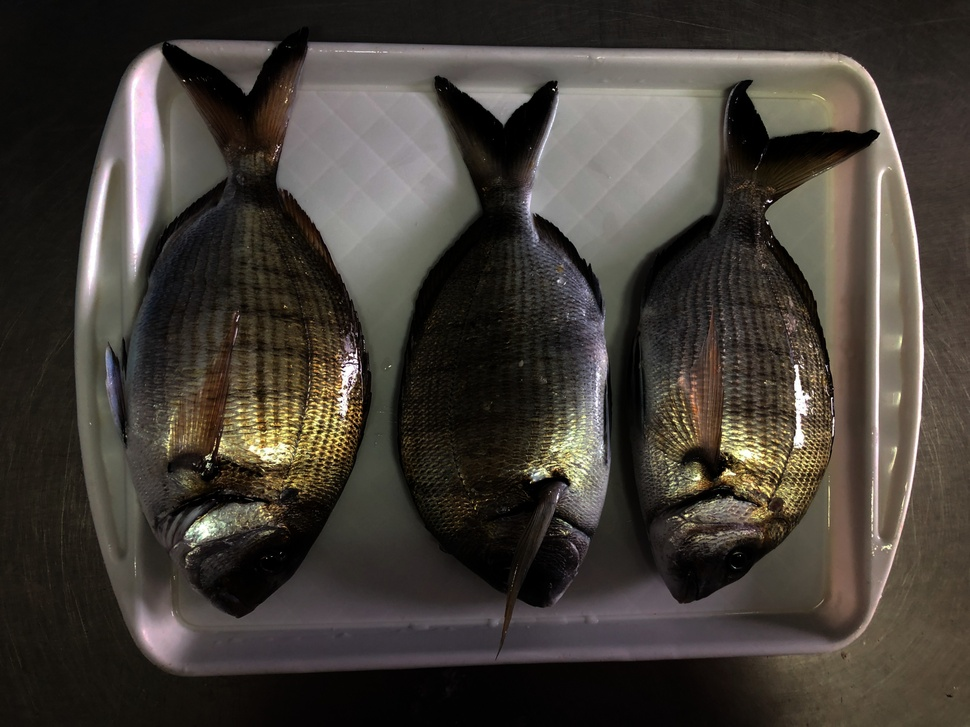
#> input picture a0.jpg, 970 x 727 px, shrunk from 4032 x 3024 before the run
$ python hdr-mantiuk.py
#> lines starting #> are read from the running program, lines starting #| are printed output that depends on the picture
#High-dynamic-range tone mapping with a Mantiuk algorithm

import cv2
import numpy as np


def readImagesAndTimes():

  times = np.array([ 1/1000,1/30, 1/8], dtype=np.float32)

  imgNames = ['a0.jpg', 'a1.jpg', 'a2.jpg']


  images = []
  for filename in imgNames:
    im = cv2.imread(filename)
#> im is the input picture: shape (727, 970, 3); mean B, G, R 55.3, 61.9, 67.7
    images.append(im)

  return images, times

if __name__ == '__main__':
  # Read images and exposure times
  print("Reading images ... ")

  images, times = readImagesAndTimes()
#> images = 3 items; times = [0.001, 0.0333, 0.125]


  # Align input images
  print("Aligning images ... ")
  alignMTB = cv2.createAlignMTB()
  alignMTB.process(images, images)

  # Obtain Camera Response Function (CRF)
  print("Calculating Camera Response Function (CRF) ... ")
  calibrateDebevec = cv2.createCalibrateDebevec()
  responseDebevec = calibrateDebevec.process(images, times)
#> responseDebevec = 256 rows, first 8: [0.000739, 0.000313, 0.000549], [0.00094, 0.000397, 0.00073], [0.00119, 0.000502, 0.000971], [0.00152, 0.000636, 0.00129], [0.00192, 0.000809, 0.00173], [0.00243, 0.00103, 0.00233], [0.00307, 0.00133, 0.00312], [0.00385, 0.0017, 0.00418]

  # Merge images into an HDR linear image
  print("Merging images into one HDR image ... ")
  mergeDebevec = cv2.createMergeDebevec()
  hdrDebevec = mergeDebevec.process(images, times, responseDebevec)
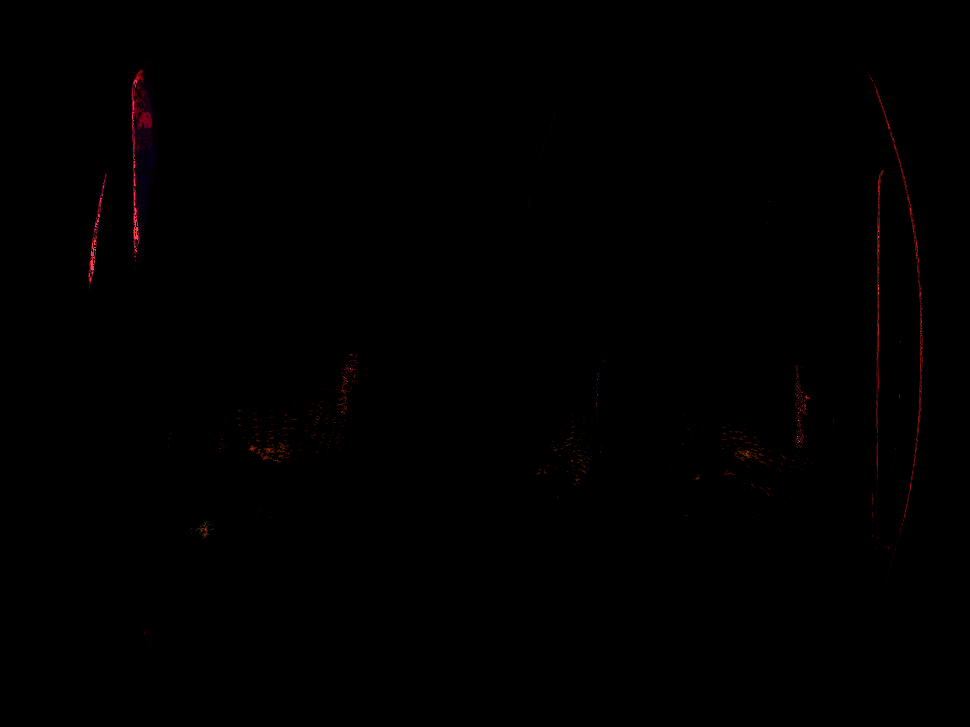
#> hdrDebevec: shape (727, 970, 3) float32; mean of channels 0, 1, 2 982.3, 670.9, 3496.9; drawn with min black and max white
  # Save HDR image.
  cv2.imwrite("hdrDebevec.hdr", hdrDebevec)
  print("saved hdrDebevec.hdr ")

  # # Tonemap using Mantiuk's method to obtain 24-bit color image
  print("Tonemaping using Mantiuk's method ... ")
  tonemapMantiuk = cv2.createTonemapMantiuk(3.2,0.85, 1.2)
  ldrMantiuk = tonemapMantiuk.process(hdrDebevec)
#> ldrMantiuk: shape (727, 970, 3) float32; 0% of the values are NaN or infinite; the others: min 0.037, max 1, mean 0.129
  ldrMantiuk = 3 * ldrMantiuk
#> ldrMantiuk: shape (727, 970, 3) float32; 0% of the values are NaN or infinite; the others: min 0.111, max 3, mean 0.388
  cv2.imwrite("ldr-Mantiuk.jpg", ldrMantiuk * 255)
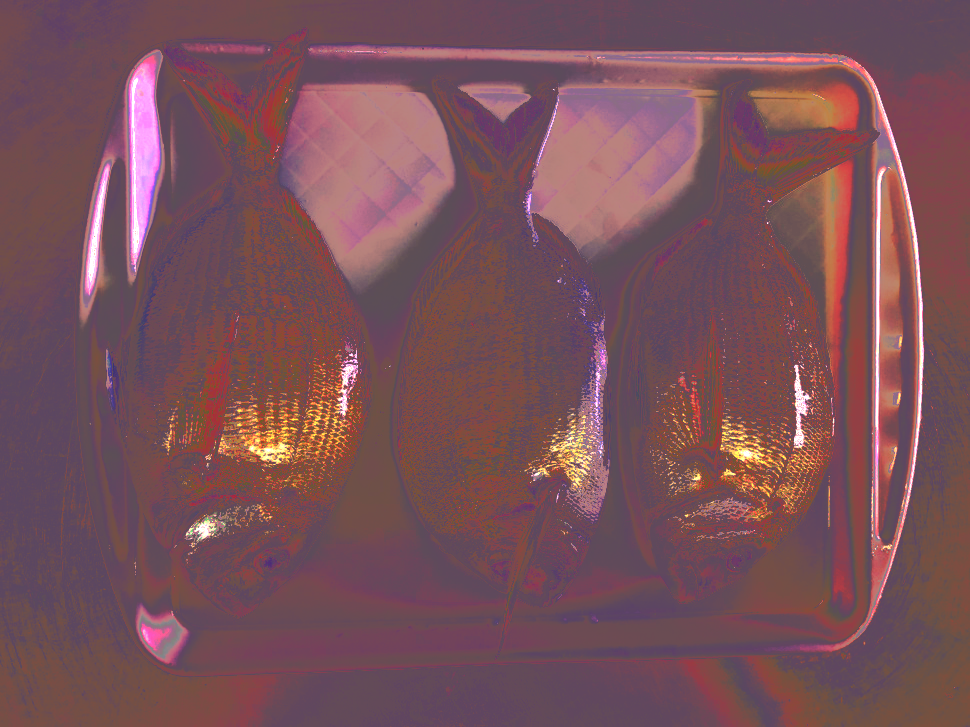
#> saved as ldr-Mantiuk.jpg: shape (727, 970, 3); mean B, G, R 89.9, 81.3, 121.6
  print("saved ldr-Mantiuk.jpg")
